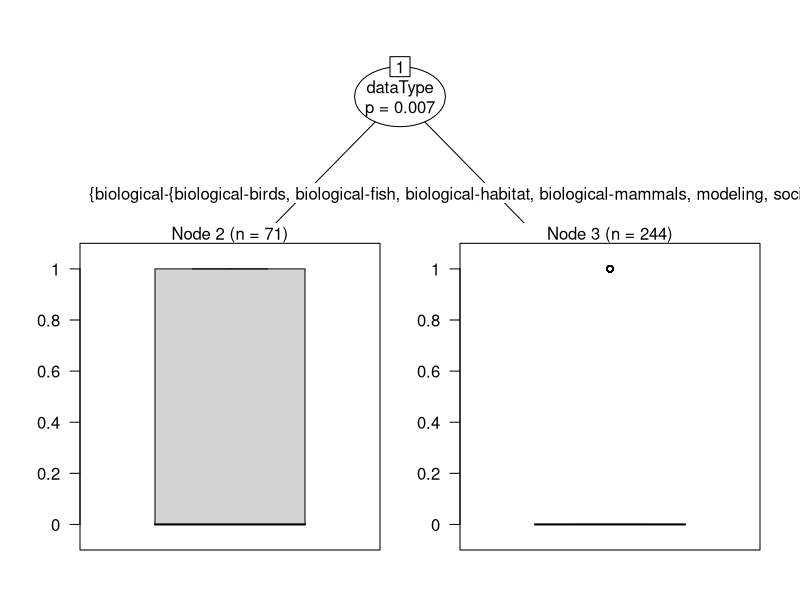

Source code (R):
## ---- chunk 1

library(knitr)
library(dplyr)
library(readr)
library(ggplot2)
library(reshape2)
library(grid)
library(gridExtra)
library(party)

rslt=read.csv('data/archResRevised2.csv',header=T,stringsAsFactors=T)
rslt[rslt$Status=='published','Status']<-'Published'

rslt$succ=ifelse(rslt$Status %in% c('Published','SentData','Revised'),0,1) # 0=success???
rslt$statSucc=ifelse(rslt$Status %in% c('Published','SentData','Revised'),1,0) # 1 = success, 2 = not successful


agDes=read.csv('data/ecoInfoAgencyDesig.csv',header=T,stringsAsFactors=T,col.names=c('agency','agGrp','agSubGrp'))
agDes$agGrp=gsub('nonProf','private',agDes$agGrp)


rslt2=merge(rslt,agDes,all.x=T)
rslt2=rslt2 %>%
  filter(!end>2010) %>%
  select(Status,start,end,ecosystem,dataType,statSucc,agGrp,agSubGrp,reason)

splBio=strsplit(as.character(rslt2$dataType),'-')
rslt3<-rslt2 %>%
  mutate(dtGen=sapply(splBio,function(x) as.factor(x[1])))

head(rslt3)
## ---- chunk 2

bioProps=table(rslt2$statSucc,rslt2$dataType)
bioChi=chisq.test(bioProps)

bioChi
## ---- chunk 3
subSecProps=table(rslt2$statSucc,rslt2$agSubGrp)
subSectChi=chisq.test(subSecProps)

subSectChi
## ---- chunk 4

tempProps=table(rslt3$statSucc,as.character(rslt3$end))
tempChi=chisq.test(tempProps)

tempChi

## bin years into 2 bins
rslt3$endBin<-cut(rslt3$end,11) #factor bins
rslt3$endBinNum<-cut(rslt3$end,11,labels=F) #numeric bins

tempProps1=table(rslt3$statSucc,as.character(rslt3$endBin))
tempChi1=chisq.test(tempProps1)

tempChi1

tempProps2=table(rslt3$statSucc,rslt3$endBinNum)
tempChi2=chisq.test(tempProps2)

tempChi2
## ---- chunk 5

succBlrBio<-glm(formula = statSucc~agSubGrp+end+dataType,family='binomial',data=rslt3)

## statSucc = Binomial: did we recover the data?
## agGrp = sector of home institution
## end = last year project was funded by EVOSTC
## dataType = field of study (bio ungrouped)

summary(succBlrBio)

## ---- chunk 6
## bins as factors
succEndBin<-glm(formula = statSucc~endBin,family='binomial',data=rslt3)

summary(succEndBin) 

## bins as continuous
succEndBin<-glm(formula = statSucc~endBinNum,family='binomial',data=rslt3)

summary(succEndBin)

## ---- chunk 7

contrasts(rslt3$dataType) = contr.sum(10)

succBlrBio<-glm(formula = statSucc~agSubGrp+end+dataType,family='binomial',data=rslt3)

## statSucc = Binomial: did we recover the data?
## agGrp = sector of home institution
## end = last year project was funded by EVOSTC
## dataType = field of study (bio ungrouped)

summary(succBlrBio)

## ---- chunk 8
## bins as factors
contrasts(rslt3$endBin) = contr.sum(11)
succEndBin<-glm(formula = statSucc~endBin,family='binomial',data=rslt3)

summary(succEndBin) 

## ---- chunk 9
rm(partree)
partreeBio<-ctree(statSucc~agSubGrp+end+dataType,data=rslt3)

partreeBio

plot(partreeBio)
## ---- chunk 10
partyForBio<-cforest(statSucc~agSubGrp+end+dataType,data=rslt3,controls = cforest_unbiased(mtry = 2, ntree = 1000))
varimp(partyForBio)
